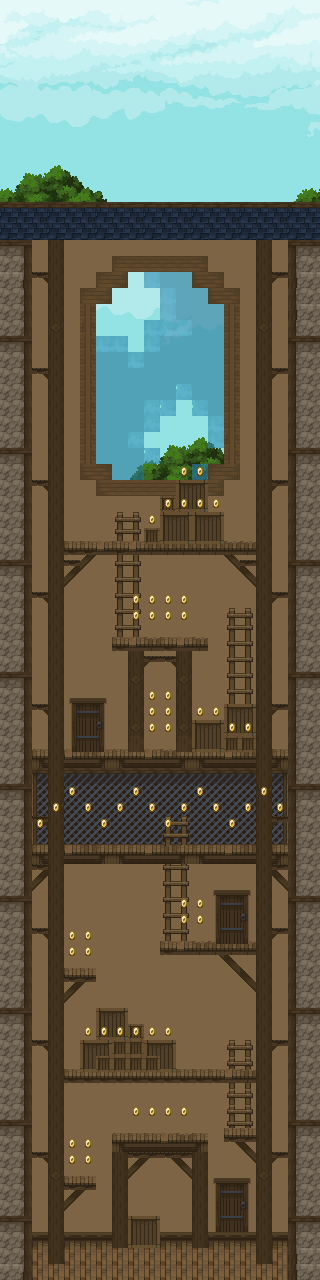

The image is a tile-based game level rendered from a .tmx file. Its description and source (layers, tilesets, objects; grid data summarised) follow:
An orthogonal 20x80 tile map with 16x16 px tiles, 8 tile layers (BG/Sky, Window Glass, Decorative Lower, Floor, ...), 4 tilesets and 94 objects (22x platform, mainPlayer, me.Trigger).

<map version="1.10" tiledversion="1.10.0" orientation="orthogonal" renderorder="right-down" width="20" height="80" tilewidth="16" tileheight="16" infinite="0" backgroundcolor="#93e3e4" nextlayerid="17" nextobjectid="130">
 <tileset firstgid="1" name="Sky" tilewidth="16" tileheight="16" tilecount="510" columns="30">
  <image source="../img/Background.png" width="480" height="272" />
 </tileset>
 <tileset firstgid="511" name="Tower Exterior" tilewidth="16" tileheight="16" tilecount="625" columns="25">
  <image source="../img/Buildings.png" width="400" height="400" />
 </tileset>
 <tileset firstgid="1136" name="Tower Interior" tilewidth="16" tileheight="16" tilecount="625" columns="25">
  <image source="../img/Interior-01.png" width="400" height="400" />
 </tileset>
 <tileset firstgid="1761" name="Misc" tilewidth="16" tileheight="16" tilecount="625" columns="25">
  <image source="../img/Tiles.png" width="400" height="400" />
 </tileset>
 <layer id="1" name="BG/Sky" width="20" height="80">
  <data>[1600 cells, 1522 non-empty, 283 distinct tile ids]</data>
 </layer>
 <layer id="13" name="Window Glass" width="20" height="80" opacity="0.59">
  <data>[1600 cells, 69 non-empty, 5 distinct tile ids]</data>
 </layer>
 <layer id="6" name="Decorative Lower" width="20" height="80">
  <data>[1600 cells, 126 non-empty, 18 distinct tile ids]</data>
 </layer>
 <layer id="7" name="Floor" width="20" height="80">
  <data>[1600 cells, 48 non-empty, 6 distinct tile ids]</data>
 </layer>
 <layer id="3" name="Platforms" width="20" height="80">
  <data>[1600 cells, 204 non-empty, 33 distinct tile ids]</data>
 </layer>
 <layer id="4" name="Decorative" width="20" height="80">
  <data>[1600 cells, 184 non-empty, 16 distinct tile ids]</data>
 </layer>
 <layer id="5" name="Roof" width="20" height="80">
  <data>[1600 cells, 80 non-empty, 12 distinct tile ids]</data>
 </layer>
 <layer id="11" name="Coins" width="20" height="80">
  <data>[1600 cells, 63 non-empty, 1 distinct tile ids]</data>
 </layer>
 <objectgroup id="9" name="Coins">
  <object id="37" x="183.5" y="903" />
  <object id="38" x="200" y="903.5" />
  <object id="39" x="183.5" y="918" />
  <object id="40" x="200" y="918.5" />
  <object id="41" x="71.5" y="934.5" />
  <object id="42" x="88" y="935" />
  <object id="43" x="72.5" y="951" />
  <object id="44" x="88" y="952" />
  <object id="45" x="87.5" y="1032" />
  <object id="46" x="103.5" y="1031.5" />
  <object id="47" x="120" y="1032.5" />
  <object id="48" x="136" y="1032" />
  <object id="49" x="151.5" y="1032.5" />
  <object id="50" x="168" y="1032" />
  <object id="51" x="72" y="1143.5" />
  <object id="52" x="88.5" y="1143.5" />
  <object id="53" x="72" y="1160" />
  <object id="54" x="88.5" y="1160.5" />
  <object id="55" x="40" y="823" />
  <object id="56" x="55.5" y="808" />
  <object id="57" x="72" y="791.5" />
  <object id="58" x="88.5" y="807" />
  <object id="59" x="104" y="823.5" />
  <object id="60" x="120" y="807.5" />
  <object id="61" x="136" y="792" />
  <object id="62" x="151.5" y="807" />
  <object id="63" x="168" y="823.5" />
  <object id="64" x="183.5" y="807.5" />
  <object id="65" x="200.5" y="792" />
  <object id="66" x="216" y="809" />
  <object id="67" x="232" y="823.5" />
  <object id="68" x="248.5" y="807" />
  <object id="69" x="264.5" y="791" />
  <object id="70" x="280.5" y="808.5" />
  <object id="85" x="135.5" y="1112" />
  <object id="86" x="151.5" y="1110.5" />
  <object id="87" x="168" y="1110.5" />
  <object id="88" x="184" y="1110.5" />
  <object id="89" x="151.5" y="694" />
  <object id="90" x="167.5" y="695" />
  <object id="91" x="151.5" y="710.5" />
  <object id="92" x="167" y="711" />
  <object id="93" x="151" y="726.5" width="0.5" />
  <object id="94" x="167.5" y="726.5" />
  <object id="96" x="151.5" y="726.5" />
  <object id="97" x="200.5" y="710.5" />
  <object id="98" x="216" y="710.5" />
  <object id="99" x="231.5" y="726.5" />
  <object id="100" x="247.5" y="726.5" />
  <object id="101" x="135" y="614" />
  <object id="102" x="136" y="599.5" />
  <object id="103" x="151.5" y="598.5" />
  <object id="104" x="152" y="616" />
  <object id="105" x="169" y="616" />
  <object id="106" x="167.5" y="599" />
  <object id="107" x="183.5" y="600" />
  <object id="108" x="184.5" y="615" />
  <object id="120" x="183.667" y="471" />
  <object id="121" x="199.667" y="471.667" />
  <object id="122" x="167.667" y="502.667" />
  <object id="123" x="184" y="503.333" />
  <object id="124" x="200.333" y="503.333" />
  <object id="125" x="216" y="503" />
  <object id="126" x="151.667" y="520" />
  <object id="127" x="362" y="1057" />
 </objectgroup>
 <objectgroup id="12" name="Collisions">
  <object id="5" x="0" y="203.5" width="31.5" height="1076" />
  <object id="6" x="288" y="203.5" width="31" height="1076.5" />
  <object id="8" x="33" y="203" width="253.5" height="36" />
  <object id="9" type="platform" x="33" y="748" width="253.5" height="24" />
  <object id="10" type="platform" x="32" y="845" width="254.5" height="21" />
  <object id="14" type="platform" x="160" y="940.5" width="96" height="9" />
  <object id="16" type="platform" x="64.5" y="968" width="31.5" height="7" />
  <object id="17" type="platform" x="63.5" y="1067.5" width="163" height="10" />
  <object id="18" type="platform" x="224" y="1128" width="31" height="8" />
  <object id="19" type="platform" x="64.5" y="1175.5" width="30" height="9" />
  <object id="23" type="platform" x="96.5" y="1054.5" width="64" height="9" />
  <object id="24" type="platform" x="80.5" y="1040" width="95" height="10" />
  <object id="25" type="platform" x="128.5" y="1024" width="16" height="5" />
  <object id="26" type="platform" x="96" y="1008" width="32" height="8" />
  <object id="73" x="32" y="1253" width="255.5" height="26.5" />
  <object id="76" type="platform" x="112.5" y="1132" width="95" height="11" />
  <object id="79" x="482.5" y="1178" height="0.5" />
  <object id="82" type="platform" x="127.5" y="1215.5" width="33" height="10" />
  <object id="109" type="platform" x="112.5" y="636" width="95.5" height="8.5" />
  <object id="110" type="platform" x="192.5" y="719.5" width="32.5" height="8.5" />
  <object id="111" type="platform" x="224" y="731.5" width="31.5" height="9" />
  <object id="112" type="platform" x="224" y="703.5" width="32" height="8" />
  <object id="113" type="platform" x="64" y="538.5" width="192.5" height="11.5" />
  <object id="115" type="platform" x="177" y="479.333" width="31" height="8.66667" />
  <object id="116" type="platform" x="160.667" y="495" width="15.3333" height="4.66667" />
  <object id="117" type="platform" x="144.333" y="528" width="15.3333" height="5.66667" />
  <object id="118" type="platform" x="160.333" y="511.333" width="63.3333" height="7.66667" />
 </objectgroup>
 <objectgroup id="15" name="mainPlayer">
  <object id="128" name="mainPlayer" x="214.452" y="1184.64" width="32" height="49">
   <properties>
    <property name="image" value="player_run01" />
   </properties>
  </object>
 </objectgroup>
 <objectgroup id="16" name="trigger">
  <object id="129" name="me.Trigger" x="184" y="423.5">
   <properties>
    <property name="duration" value="250" />
    <property name="fade" value="#000000" />
    <property name="to" value="area02" />
   </properties>
  </object>
 </objectgroup>
</map>
